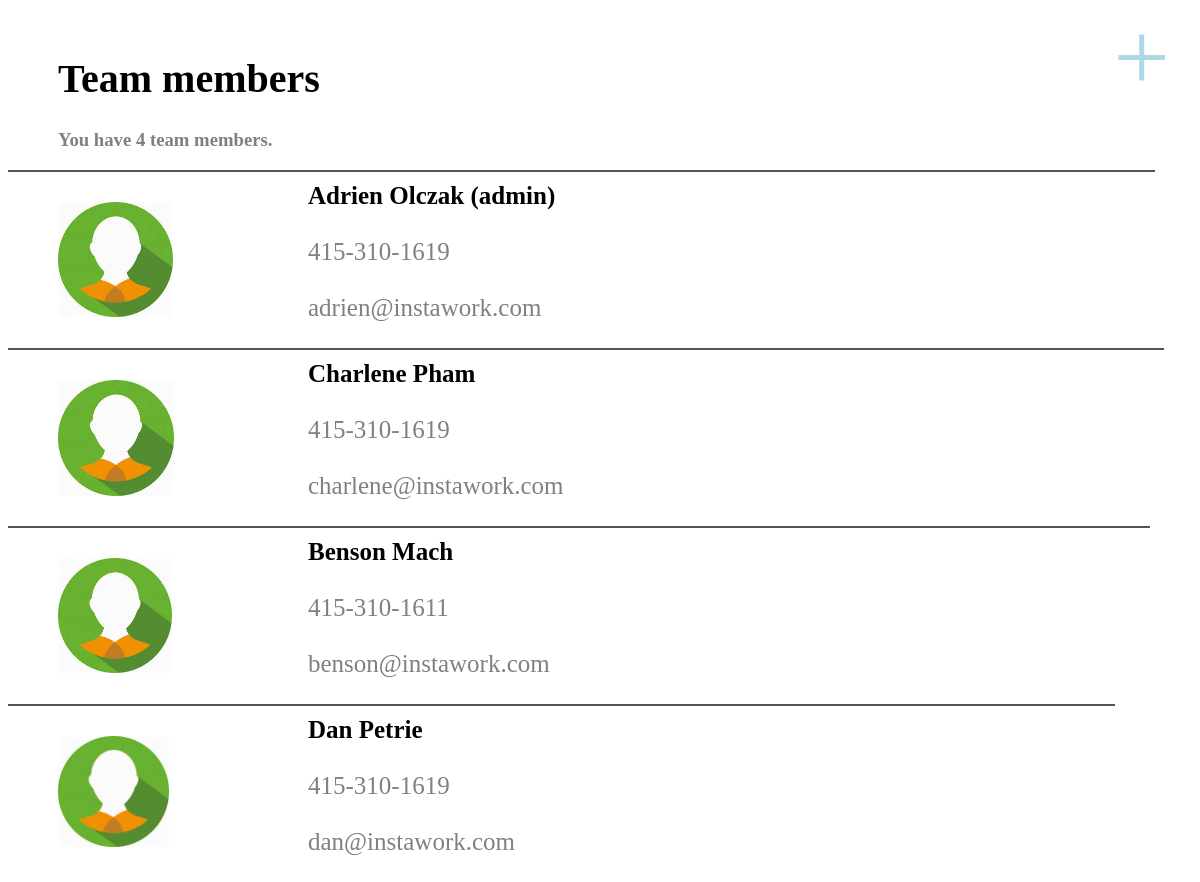
Page /team/ on the committed database.
### team/models.py (models this page shows, shortened)
class TeamMember(models.Model):
    first_name = models.CharField(max_length=20)
    last_name = models.CharField(max_length=20)
    phone_number = models.CharField(max_length=20)
    admin_status = models.BooleanField(default = False)
    email = models.CharField(max_length=30)

### team/views.py (the view)
# urls.py: path('', views.IndexView.as_view(), name = 'index'),
class IndexView(generic.ListView):
    template_name = 'team/index.html'
    context_object_name = 'team_member_list'
    def get_queryset(self):
        return TeamMember.objects.all().order_by('id')

### team/templates/team/index.html
{% load static %}
<link rel="stylesheet" type="text/css" href="{% static 'team/style.css' %}">
{% if team_member_list %}
    <a href = "{% url 'team:add' %}" class = "addButton" style = "text-decoration:none">+</a>
    <h1 align = "left"><strong><br>Team members</strong></h1>
    <h3 align = "left" style = "color:gray">You have {{team_member_list.count}} team members.</h3>
    {% for member in team_member_list %}
      {% if member.admin_status %}
        <p>
          <a href = "{% url 'team:edit' member.id %}">
            <button>
              <strong><div align = "left">{{member.first_name}} {{member.last_name}} (admin)</div></strong><br>
              <div align = "left" style = "color:gray">{{member.phone_number}}</div><br>
              <div align = "left" style = "color:gray">{{member.email}}</div>
            </button>
          </a>
        </p>
      {% else %}
        <p>
          <a href = "{% url 'team:edit' member.id %}">
            <button>
              <strong><div align = "left">{{member.first_name}} {{member.last_name}}</div></strong><br>
              <div align = "left" style = "color:gray">{{member.phone_number}}</div><br>
              <div align = "left" style = "color:gray">{{member.email}}</div>
            </button>
          </a>
        </p>
      {% endif %}
    {% endfor %}
{% else %}
    <p>No Team Members exist.</p>
{% endif %}

### team/static/team/style.css (style rules this page uses)
button { background-color: Transparent; border-left: none; border-right: none; border-bottom: none; padding-bottom: 10px; padding-top: 10px; padding-left: 300px; padding-right: 600px; font-size: 25; font-family: georgia; background: white url("images/user_icon.jpeg") no-repeat; background-size: 10%; background-position: 50px 30px; }
h1 { font-family: georgia; font-size: 40; padding-left: 50px; }
h3 { font-family: georgia; padding-left: 50px; }
.addButton { padding-bottom: 10px; padding-left: 20px; padding-right: 20px; position: absolute; top: 0px; right: 10px; background-color: White; color: lightblue; text-align: center; font-size: 100; }

### rows in the picture
TeamMember: first_name "Adrien", last_name "Olczak", phone_number "415-310-1619", email "adrien@instawork.com"
TeamMember: first_name "Charlene", last_name "Pham", phone_number "415-310-1619", email "charlene@instawork.com"
TeamMember: first_name "Benson", last_name "Mach", phone_number "415-310-1611", email "benson@instawork.com"
TeamMember: first_name "Dan", last_name "Petrie", phone_number "415-310-1619", email "dan@instawork.com"

### other values in the picture
{{ team_member_list.count }} "4"
